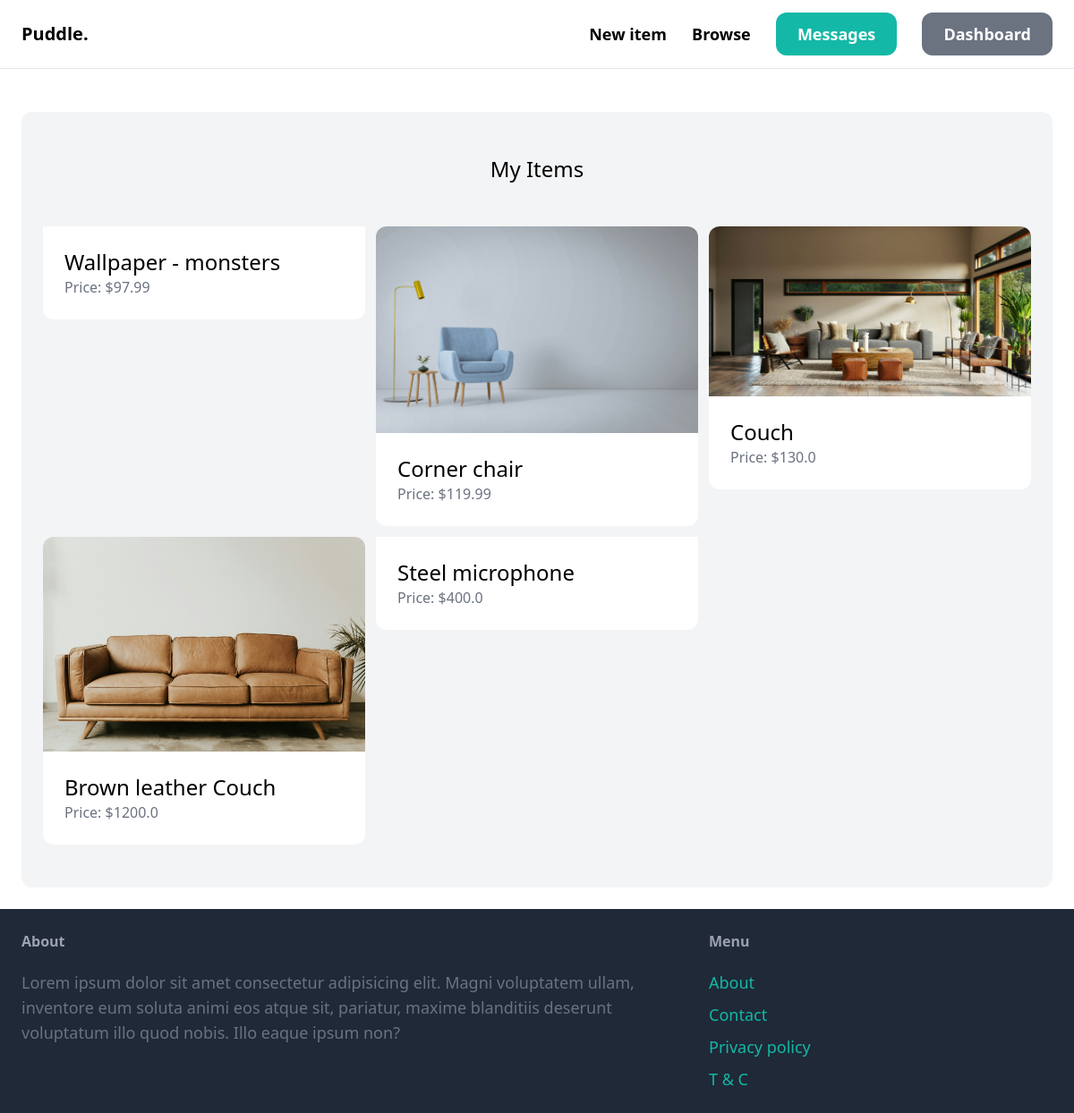
The page /dashboard/ (signed in) on the database its author committed.
### item/models.py (models this page shows, shortened)
class Item(models.Model):
    category = models.ForeignKey(Category, related_name='items', on_delete=models.CASCADE)
    name = models.CharField(max_length=255, verbose_name='Name')
    description = models.TextField(blank=True, null=True)
    price = models.FloatField()
    image = models.ImageField(upload_to='item_images', blank=True, null=True)
    is_sold = models.BooleanField(default=False)
    created_by = models.ForeignKey(User, related_name='items', on_delete=models.CASCADE)
    created_at = models.DateTimeField(auto_now_add=True)

### dashboard/views.py (the view)
# urls.py: path('', views.index, name='index'),
@login_required
def index(request):
    items = Item.objects.filter(created_by=request.user)
    context = {'items': items}
    return render(request, 'dashboard/index.html', context)

### dashboard/templates/dashboard/index.html (shortened to what this page needs)
{% extends 'core/base.html' %}
{% block content %}
    <div class="mt-6 px-6 py-12 bg-gray-100 rounded-xl">
        <h2 class="mb-12 text-2xl text-center">My Items</h2>
    <div class="grid grid-cols-3 gap-3">
        {% for item in items %}
        <div>
            <a href="{% url 'item:detail' item.id %}">
                <div>
                    <img src="{{ item.image.url }}" alt="" class='rounded-t-xl'>
                </div>
                <div class="p-6 bg-white rounded-b-xl">
                    <h2 class="text-2xl">{{ item.name }}</h2>
                    <p class="text-gray-500">Price: ${{ item.price}} </p>
                </div>
            </a>
        </div>
        {% endfor %}
    </div>
    </div>
    {% endblock %}

### rows shown on the page
Item: name "Wallpaper - monsters", price "97.99"
Item: image (picture), name "Corner chair", price "119.99"
Item: image (picture), name "Couch", price "130.0"
Item: image (picture), name "Brown leather Couch", price "1200.0"
Item: name "Steel microphone", price "400.0"
